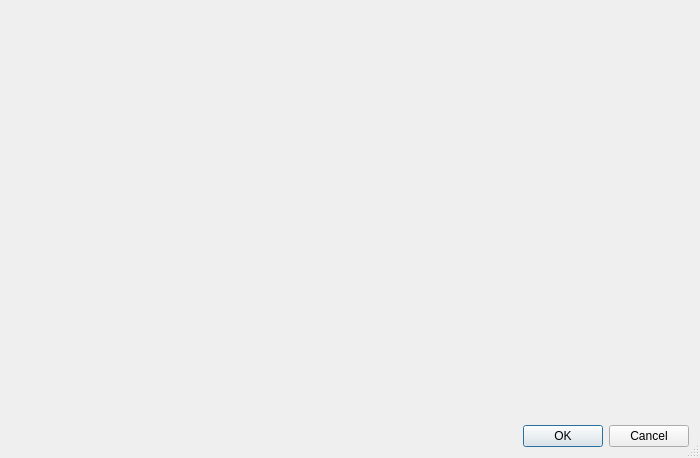
<?xml version="1.0" encoding="UTF-8"?>
<ui version="4.0">
 <class>ChooseFeatureCollectionDialog</class>
 <widget class="QDialog" name="ChooseFeatureCollectionDialog">
  <property name="windowModality">
   <enum>Qt::WindowModal</enum>
  </property>
  <property name="geometry">
   <rect>
    <x>0</x>
    <y>0</y>
    <width>700</width>
    <height>458</height>
   </rect>
  </property>
  <property name="windowTitle">
   <string>Choose Feature Collection</string>
  </property>
  <property name="windowIcon">
   <iconset resource="../qt-resources/qt_widgets.qrc">
    <normaloff>:/gplates_logo_16.png</normaloff>:/gplates_logo_16.png</iconset>
  </property>
  <property name="sizeGripEnabled">
   <bool>true</bool>
  </property>
  <layout class="QVBoxLayout" name="verticalLayout">
   <item>
    <widget class="QWidget" name="placeholder_widget" native="true"/>
   </item>
   <item>
    <widget class="QDialogButtonBox" name="main_buttonbox">
     <property name="standardButtons">
      <set>QDialogButtonBox::Cancel|QDialogButtonBox::Ok</set>
     </property>
    </widget>
   </item>
  </layout>
 </widget>
 <resources>
  <include location="../qt-resources/qt_widgets.qrc"/>
 </resources>
 <connections/>
</ui>
